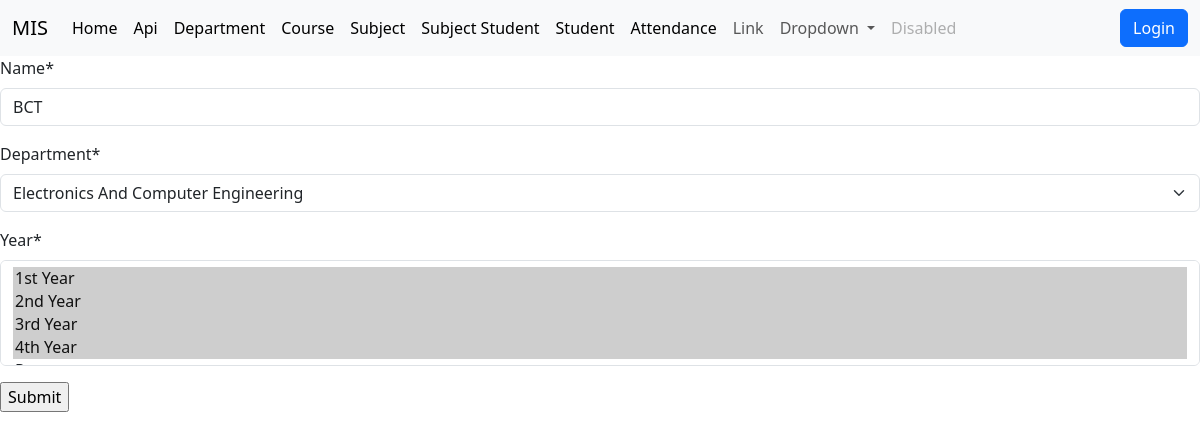
The app's page /course_update/3 with its own data.
### api/models.py (models this page shows, shortened)
class Course(models.Model):
    name=models.CharField(max_length=100)
    department = models.ForeignKey(Department, on_delete=models.CASCADE)
    year=models.ManyToManyField(Year)

class Department(models.Model):
    name = models.CharField(max_length=250)
    def __str__(self):
        return self.name

class Year(models.Model):
    year=models.CharField( max_length=50,choices=(
        ('1st Year','1st Year'),
        ('2nd Year','2nd Year'),
        ('3rd Year','3rd Year'),
        ('4th Year','4th Year'),
        ('Pass out','Pass out'),
        ),unique=True)
    def __str__(self):
        return self.year

### Home/views.py (the view)
# urls.py: path('course_update/<int:id>', views.update_course, name='course_update'),
def update_course(request, id):
    course = Course.objects.get(pk=id)
    if request.method == 'POST':
        form = CourseForm(request.POST, instance=course)
        if form.is_valid():
            form.save()
            messages.success(request, 'Course has been updated successfully')
            return redirect('/course')
        else:
            messages.error(request, 'Course could not be updated')
    else:
        form = CourseForm(instance=course)
    context = {
        'form': form,
        'course': course
    }
    return render(request, 'update_course.html', context)

### Home/forms.py
class CourseForm(forms.ModelForm):
    class Meta:
        model = api.Course
        fields = "__all__"

### templates/update_course.html (shortened to what this page needs)
{% extends 'base.html' %}
{%load crispy_forms_tags %}
{% block body %}
<form action = "" method = "post">
    {{form |crispy }}
    <input type="submit" value="Submit">
</form>
{% endblock body %}

### records on screen
Course: name "BCT", department "Electronics And Computer Engineering"
Year: year "1st Year ☑ / 2nd Year ☑ / 3rd Year ☑ / 4th Year ☑"
